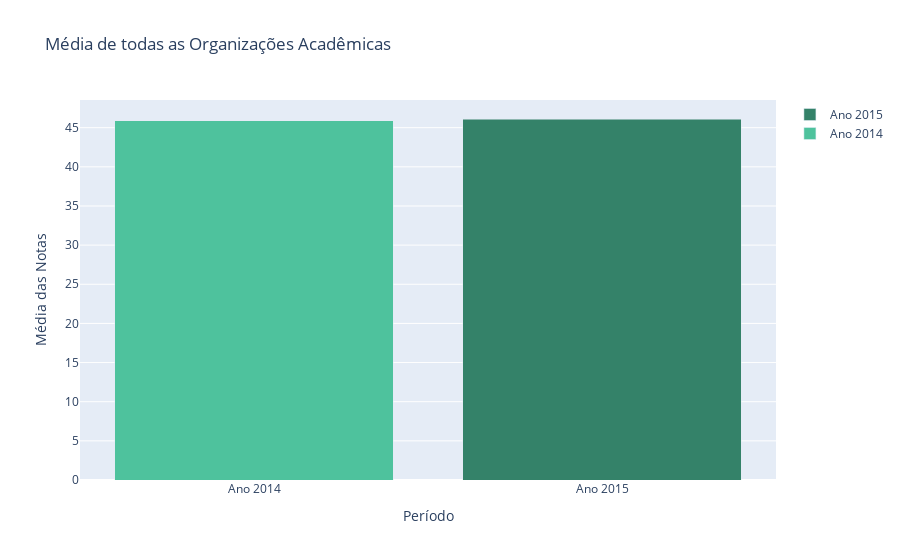

The notebook cell saved with this chart:
### Code cell
# Criando gráfico
trace1 = go.Bar(x = ['Ano 2014'],
                    y = [media14],
                    name = 'Ano 2014',
                    marker = {'color': '#4EC29D'})

trace2 = go.Bar(x = ['Ano 2015'],
                    y = [media15],
                    name = 'Ano 2015',
                    marker = {'color': '#348269'})

data = [trace1, trace2]
layout = go.Layout(title = 'Média de todas as Organizações Acadêmicas',
                   xaxis = {'title': 'Período'},
                   yaxis = {'title': 'Média das Notas'},
                   barmode = 'stack')
fig = go.Figure(data=data, layout=layout)
#py.iplot(fig)
fig.show()

### Figure 1 — Plotly figure (JSON) as saved in the notebook; plotly's stock layout.template omitted (floating-point values rounded to 4 significant figures)
{"data": [{"marker": {"color": "#4EC29D"}, "name": "Ano 2014", "type": "bar", "x": ["Ano 2014"], "y": [45.87]}, {"marker": {"color": "#348269"}, "name": "Ano 2015", "type": "bar", "x": ["Ano 2015"], "y": [46.11]}], "layout": {"barmode": "stack", "title": {"text": "Média de todas as Organizações Acadêmicas"}, "xaxis": {"title": {"text": "Período"}}, "yaxis": {"title": {"text": "Média das Notas"}}}}
